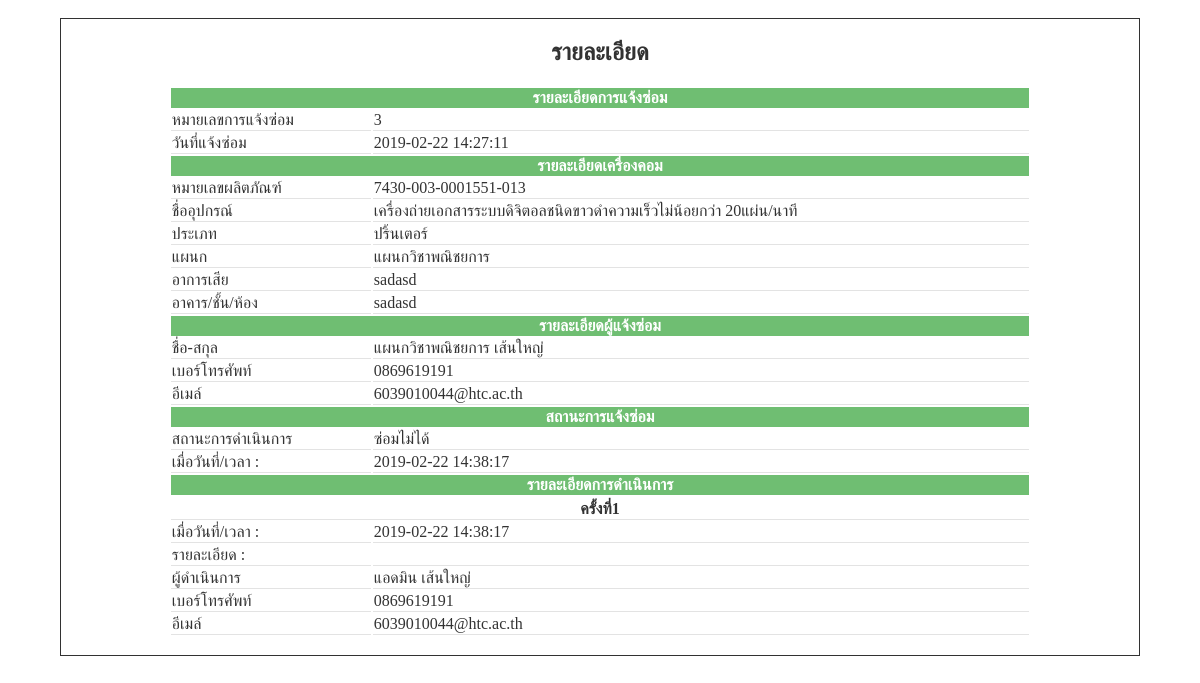
Page /repair/detail_repair.php?txt_id=3 on the committed database.
### tables this page shows
CREATE TABLE IF NOT EXISTS `repair` (
  `repair_id` int(11) NOT NULL AUTO_INCREMENT,
  `r_id` varchar(13) NOT NULL,
  `r_date` datetime NOT NULL,
  `r_status` varchar(30) NOT NULL,
  `serial` varchar(20) NOT NULL,
  `at` text NOT NULL,
  `bad` text NOT NULL,
  `fix` text NOT NULL,
  PRIMARY KEY (`repair_id`),
  KEY `r_id` (`r_id`),
  KEY `serial` (`serial`)
);

CREATE TABLE IF NOT EXISTS `inventory` (
  `id` int(11) NOT NULL AUTO_INCREMENT,
  `serial` varchar(20) NOT NULL,
  `c_name` varchar(100) NOT NULL,
  `type_id` int(11) unsigned zerofill NOT NULL,
  `department` int(11) unsigned zerofill NOT NULL,
  `w_id` int(11) NOT NULL,
  PRIMARY KEY (`serial`),
  UNIQUE KEY `id` (`id`),
  KEY `type_id` (`type_id`),
  KEY `department` (`department`),
  KEY `where` (`w_id`)
);

CREATE TABLE IF NOT EXISTS `kind` (
  `id` int(11) unsigned zerofill NOT NULL,
  `k_name` varchar(30) NOT NULL,
  PRIMARY KEY (`id`)
);

CREATE TABLE IF NOT EXISTS `type` (
  `id` int(11) unsigned zerofill NOT NULL,
  `name` varchar(30) NOT NULL,
  PRIMARY KEY (`id`)
);

CREATE TABLE IF NOT EXISTS `user_info` (
  `info_id` int(11) NOT NULL AUTO_INCREMENT,
  `id_card` varchar(13) NOT NULL,
  `name` varchar(30) NOT NULL,
  `surname` varchar(30) NOT NULL,
  `sex` varchar(1) NOT NULL,
  `email` varchar(30) NOT NULL,
  `phone` varchar(10) NOT NULL,
  `expire_date` date NOT NULL,
  PRIMARY KEY (`id_card`),
  UNIQUE KEY `id` (`info_id`)
);

CREATE TABLE IF NOT EXISTS `recieve` (
  `d_id` int(11) NOT NULL AUTO_INCREMENT,
  `repair_id` int(11) NOT NULL,
  `recieve` varchar(13) NOT NULL,
  `time` datetime NOT NULL,
  PRIMARY KEY (`d_id`),
  KEY `repair_id` (`repair_id`),
  KEY `recieve` (`recieve`)
);

### repair/detail_repair.php (the view, shortened to what this page needs)
<!DOCTYPE html>
<html lang="en">
<head>
<body>
<br><center>
<div class="content">
<?php
require('..\connect_db.inc.php');
echo "<h2 align='center'>รายละเอียด</h2>";
$pin_id = $_GET["txt_id"];
$sql = "SELECT * FROM repair
INNER JOIN user_info ON repair.r_id = user_info.id_card
INNER JOIN inventory ON repair.serial = inventory.serial
INNER JOIN type ON  inventory.department=type.id
INNER JOIN kind ON  inventory.type_id=kind.id
WHERE repair_id='$pin_id'
ORDER BY r_date DESC";
$result = mysqli_query($conn,$sql) or die (mysqli_error($conn) );
$row = mysqli_fetch_array($result);
$sql1 = "SELECT * FROM recieve
INNER JOIN user_info ON recieve.recieve = user_info.id_card
INNER JOIN repair ON repair.repair_id = recieve.repair_id
WHERE repair.repair_id='$pin_id' ";
$result1 = mysqli_query($conn,$sql1) or die (mysqli_error($conn) );
$sql2 = "SELECT * FROM recieve
INNER JOIN repair ON repair.repair_id = recieve.repair_id
WHERE repair.repair_id='$pin_id'
ORDER BY r_date DESC";
$result2 = mysqli_query($conn,$sql2) or die (mysqli_error($conn) );
$row2 = mysqli_fetch_array($result2);
?>
<table align="center"  width="80%" >
 <tr>
	<th colspan="3">รายละเอียดการแจ้งซ่อม</th>
  </tr>
  <tr>
		<td width="200"/>หมายเลขการแจ้งซ่อม
		<td  colspan="2"/><?php echo $pin_id;?>
  </tr>
<tr>
		<td width="200"/>วันที่แจ้งซ่อม
		<td  colspan="2"/><?php echo $row['r_date']; ?>
  </tr>
  <tr>
	<th colspan="3">รายละเอียดเครื่องคอม</th>
  </tr>
  <tr>
		<td />หมายเลขผลิตภัณฑ์
		<td  colspan="2"/><?php echo $row['serial']; ?>
  </tr>
   <tr>
		<td/>ชื่ออุปกรณ์
		<td  colspan="2"/><?php echo $row['c_name']; ?>
  </tr>
     <tr>
		<td/>ประเภท
		<td  colspan="2"/><?php echo $row['k_name']; ?>
  </tr>
  <tr>
		<td/>แผนก
		<td  colspan="2"/><?php echo $row['name']; ?>
  </tr>
  <tr>
		<td/>อาการเสีย
		<td  colspan="2"/><?php echo $row['bad']; ?>
  </tr>
  <tr>
		<td/>อาคาร/ชั้น/ห้อง
		<td  colspan="2"/><?php echo $row['at']; ?>
  </tr>
  <tr>
	<th colspan="3">รายละเอียดผู้แจ้งซ่อม</th>
  </tr>
   <tr>
		<td/>ชื่อ-สกุล
		<td  colspan="2"/><?php echo "" .$row['name'].  " "; ?><?php echo "" .$row['surname'].""; ?>
  </tr>
   <tr>
		<td/>เบอร์โทรศัพท์
		<td  colspan="2"/><?php echo $row['phone']; ?>
  </tr>
   <tr >
		<td/>อีเมล์
		<td colspan="2"/><?php echo $row['email']; ?>
  </tr>
  <tr>
	<th colspan="3">สถานะการแจ้งซ่อม</th>
  </tr>
     <tr>
		<td/>สถานะการดำเนินการ
		<td colspan="2"/><?php echo $row['r_status']; ?>
  </tr>
     <tr>
		<td/>เมื่อวันที่/เวลา :
		<td colspan="2"/><?php echo $row2['time']; ?>
  </tr>
  <th colspan="3">รายละเอียดการดำเนินการ</th>
   <tr>
<?php
$i=0;
while ($row1 = mysqli_fetch_array($result1))
		{
			$i++;
?>
	    <tr>
	<td colspan="3"><center /><b />ครั้งที่<?php echo $i;?></td>
  </tr>
   <tr>
		<td/>เมื่อวันที่/เวลา :
		<td colspan="2"/><?php echo $row1['time']; ?>
  </tr>
  <tr>
		<td/>รายละเอียด :
		<td colspan="2"/>  <?php echo $row1['detail_fix'] ;?>
  </tr>
   <tr>
		<td/>ผู้ดำเนินการ
		<td  colspan="2"/><?php echo "" .$row1['name'].  " "; ?><?php echo "" .$row1['surname'].""; ?>
  </tr>
   <tr>
		<td/>เบอร์โทรศัพท์
		<td  colspan="2"/><?php echo $row1['phone']; ?>
  </tr>
   <tr >
		<td/>อีเมล์
		<td colspan="2"/><?php echo $row1['email']; ?>
  </tr>
<?php
		}
 ?>
</table>
<br>
</div></center><br>
</body>

### repair/detail_repair.php (style rules this page uses)
* { box-sizing: border-box; font-family : Georgia, serif; }
body { margin: 0; font-family : “Lucida Console”, Monaco, monospace; }
.content { style="text-align: center; margin-top:200px; width:90%; border:1px solid black; background-color:white; opacity:0.8; " }
td { border-bottom: 1px solid #ddd; text-align: left; }
th { background-color: #4CAF50; color: white; }

### rows in the picture
repair: r_date "2019-02-22 14:27:11", serial.serial "7430-003-0001551-013", serial.c_name "เครื่องถ่ายเอกสารระบบดิจิตอลชนิดขาวดำความเร็วไม่น้อยกว่า 20แผ่น/นาที", kind.k_name "ปริ้นเตอร์", type.name "แผนกวิชาพณิชยการ", bad "sadasd", at "sadasd", r.surname "เส้นใหญ่", r.phone "0869619191", r.email "6039010044@htc.ac.th", r_status "ซ่อมไม่ได้"
recieve: time "2019-02-22 14:38:17", recieve.name "แอดมิน", recieve.surname "เส้นใหญ่", recieve.phone "0869619191", recieve.email "6039010044@htc.ac.th"

### other values in the picture
$pin_id "3"
